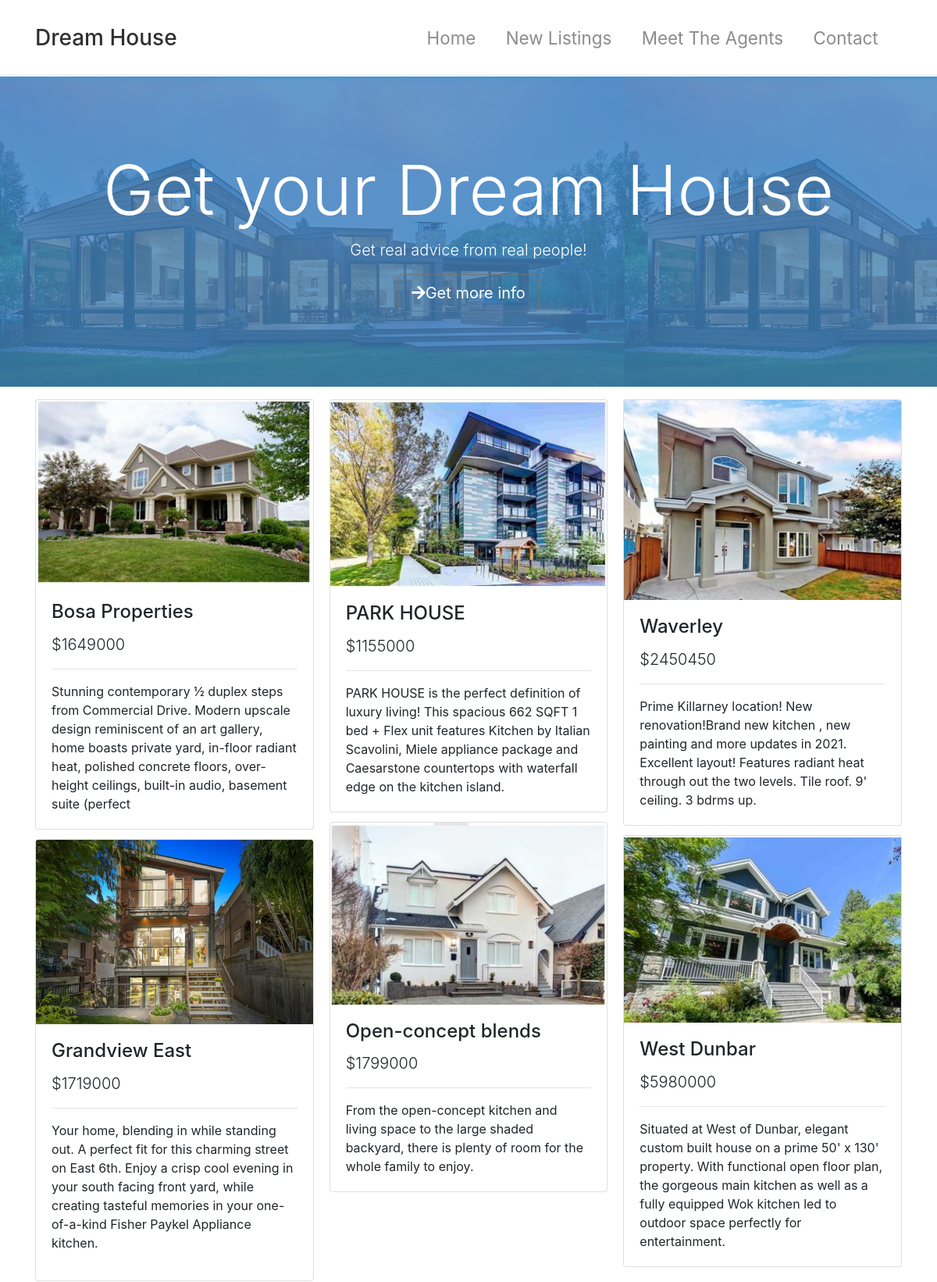
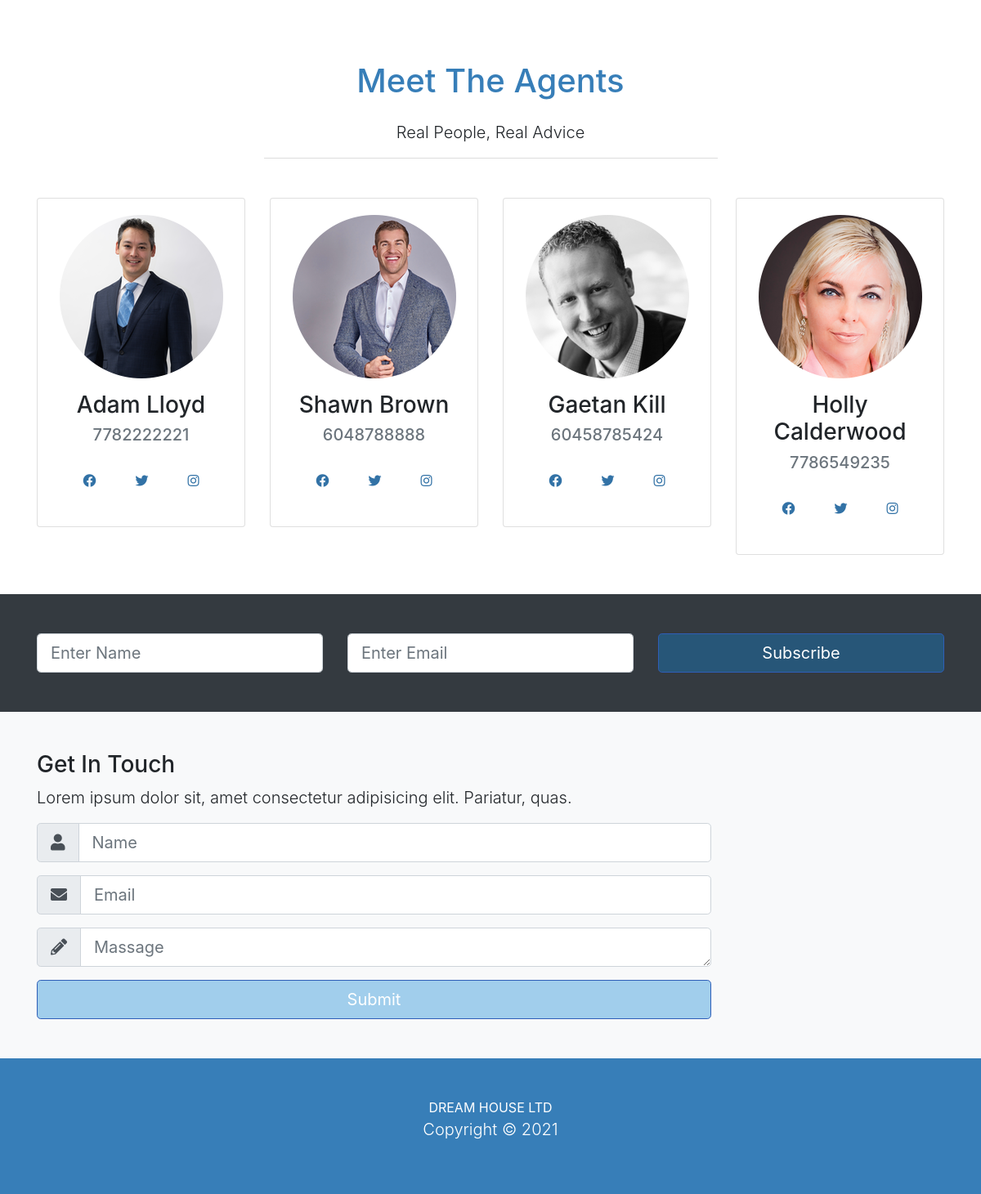
The page / on the database its author committed (2 pictures, top to bottom).
### tables this page shows
CREATE TABLE `list` (
  `id` int(8) NOT NULL,
  `name` varchar(250) NOT NULL,
  `address` varchar(250) NOT NULL,
  `bed` int(16) NOT NULL,
  `bathroom` int(16) NOT NULL,
  `price` float NOT NULL,
  `image_path` varchar(250) NOT NULL,
  `description` varchar(250) NOT NULL,
  `status` int(11) NOT NULL
);

CREATE TABLE `agent` (
  `id` int(8) NOT NULL,
  `name` varchar(250) NOT NULL,
  `phone` varchar(250) NOT NULL,
  `avatar` varchar(250) NOT NULL,
  `status` int(16) NOT NULL
);

### admin/target.php (called while the page is built, shortened)
<?php
function db_con() {
    $servername = "localhost";
    $username = "root";
    $password = "";
    $dbname = "realestate";
    $con = new mysqli($servername, $username, $password, $dbname);
    return $con;
}
function getLists(){
    $con = db_con();
    $query = "SELECT * FROM list";
    $result = mysqli_query($con, $query);
    if(mysqli_num_rows($result) > 0){
        return $result;
    }
}
function getAgents(){
    $con = db_con();
    $query = "SELECT * FROM agent";
    $result = mysqli_query($con, $query);
    if(mysqli_num_rows($result) > 0){
        return $result;
    }
}

### index.php (the view, shortened to what this page needs)
<?php
require_once ("admin/target.php");
?>
<!DOCTYPE html>
<html lang="en">
<head>
    <link rel="stylesheet" href="https://pro.fontawesome.com/releases/v5.10.0/css/all.css"/>
    <link rel="stylesheet" href="css/bootstrap.css">
    <link rel="stylesheet" href="css/style.css">
</head>
<body id="home" data-spy="scroll" data-target="#main-nav">
    <nav class="navbar navbar-expand-md navbar-light fixed-top py-4" id="main-nav">
        <div class="container">
            <a href="#home" class="navbar-brand">
                <h3 class="d-inline align-middle">Dream House</h3>
            </a>
        <div id="navbarCollapse" class="collapse navbar-collapse">
            <ul class="navbar-nav ml-auto">
                <li class="nav-item">
                    <a href="#home" class="nav-link">Home</a>
                </li>
                <li class="nav-item">
                    <a href="#listings" class="nav-link">New Listings</a>
                </li>
                <li class="nav-item">
                    <a href="#agents" class="nav-link">Meet The Agents</a>
                </li>
                <li class="nav-item">
                    <a href="#contact" class="nav-link">Contact</a>
                </li>
            </ul>
        </div>
        </div>
    </nav>
<section id="showcase" class="py-5">
    <div class="primary-overlay text-white">
        <div class="container">
            <div class="row">
                <div class="col-lg text-center">
                    <h1 class="display-2 mt-5 pt-5">
                        Get your Dream House
                    </h1>
                    <p class="lead">Get real advice from real people!</p>
                    <a href="#agents" class="btn btn-outline-secondary btn-lg text-white">
                        <i class="fas fa-arrow-right"></i>Get more info
                    </a>
                </div>
            </div>
        </div>
    </div>
</section>
<section id="listings" class="py-3">
    <div class="container">
        <div class="row">
            <div class="col">
                <div class="card-columns">
                <?php
                        $result = getLists();
                       if($result){
                            while ($row = mysqli_fetch_assoc($result)){ ?>
                    <div class="card">
                        <img src="img/<?php echo $row['image_path']; ?>" alt="" class="img-fluid card-img-top">
                        <div class="card-body">
                            <h4 class="card-title"><?php echo $row['name']; ?></h4>
                            <p class="lead"><?php echo "$".$row['price']; ?></p>
                            <hr>
                            <p class="card-text"><?php echo $row['description']; ?></p>
                        </div>
                    </div>
                    <?php
                            }
                        }
                    ?>
                </div>
            </div>
        </div>
    </div>
</section>
<section id="agents" class="my-5 text-center">
    <div class="container">
        <div class="row">
            <div class="col">
                <div class="info-header mb-5">
                    <h1 class="text-primary pb-3">
                        Meet The Agents
                    </h1>
                    <p class="lead">
                        Real People, Real Advice
                    </p>
                </div>
            </div>
        </div>
        <div class="row">
        <?php
                        $result = getAgents();
                       if($result){
                            while ($row = mysqli_fetch_assoc($result)){ ?>
            <div class="col-lg-3 col-md-6">
                <div class="card">
                    <div class="card-body">
                        <img src="img/<?php echo $row['avatar']; ?>" alt="" class="img-fluid rounded-circle-w50 mb-3">
                        <h3><?php echo $row['name']; ?></h3>
                        <h5 class="text-muted"><?php echo $row['phone']; ?></h5>
                        <div class="d-flex justify-content-center">
                            <div class="p-4">
                                <a href="#">
                                    <i class="fab fa-facebook"></i>
                                </a>
                            </div>
                            <div class="p-4">
                                <a href="#">
                                    <i class="fab fa-twitter"></i>
                                </a>
                            </div>
                            <div class="p-4">
                                <a href="#">
                                    <i class="fab fa-instagram"></i>
                                </a>
                            </div>
                        </div>
                        </div>
                </div>
            </div>
            <?php
                            }
                        }
                    ?>
        </div>
    </div>
</section>
<section id="newsletter" class="bg-dark text-white py-5">
    <div class="container">
        <div class="row">
            <div class="col-md-4">
                <input type="text" class="form-control form-control-lg mb-resp" placeholder="Enter Name">
            </div>
            <div class="col-md-4">
                <input type="email" class="form-control form-control-lg mb-resp" placeholder="Enter Email">
            </div>
            <div class="col-md-4">
                <button class="btn btn-primary btn-lg btn-block">
                    <i class="fas fa-envelope-open-o"></i>Subscribe
                </button>
            </div>
        </div>
    </div>
</section>
<section id="contact" class="bg-light py-5">
    <div class="container">
        <div class="row">
            <div class="col-lg-9">
                <h3>Get In Touch</h3>
                <p class="lead">Lorem ipsum dolor sit, amet consectetur adipisicing elit. Pariatur, quas.</p>
                <form>
                    <div class="input-group input-group-lg mb-3">
                        <div class="input-group-prepend">
                            <span class="input-group-text">
                                <i class="fas fa-user"></i>
                            </span>
                        </div>
                        <input type="text" class="form-control" placeholder="Name">
                    </div>
                    <div class="input-group input-group-lg mb-3">
                        <div class="input-group-prepend">
                            <span class="input-group-text">
                                <i class="fas fa-envelope"></i>
                            </span>
                        </div>
                        <input type="text" class="form-control" placeholder="Email">
                    </div>
                    <div class="input-group input-group-lg mb-3">
                        <div class="input-group-prepend">
                            <span class="input-group-text">
                                <i class="fas fa-pencil-alt"></i>
                            </span>
                        </div>
                        <textarea type="text" class="form-control" placeholder="Massage" rows="5"></textarea>
                    </div>
                    <input type="submit" class="btn btn-primary btn-block btn-lg">
                </form>
            </div>
            <div class="col-lg-3 align-self-center">
            </div>
        </div>
    </div>
</section>
<footer id="main-footer" class="py-5 bg-primary text-white">
    <div class="container">
        <div class="row text-center">
            <div class="col-md ml-auto">
                DREAM HOUSE LTD
                <p class="lead">
                    Copyright &copy; 2021
                </p>
            </div>
        </div>
    </div>
</footer>
</body>
</html>

### css/style.css (style rules this page uses)
body { margin-top: 95px; }
.navbar { box-shadow: 2px 2px 5px #3f96cf; opacity: 0.9; background: #fff; }
.navbar .nav-item { font-size: 1.4rem; padding-right: 1.4rem; }
#showcase { position: relative; background: url("../img/house.jpg"); min-height: 400px; }
#showcase .primary-overlay { background: rgba(66, 131, 192, 0.8); position: absolute; top: 0; left: 0; width: 100%; height: 100%; }
.info-header { width: 50%; margin: auto; border-bottom: 1px #ddd solid; }

### rows shown on the page
list: image_path (picture), name "Bosa Properties", price "1649000", description "Stunning contemporary ½ duplex steps from Commercial Drive. Modern upscale design reminiscent of an art gallery, home boasts private yard, in-floor radiant heat, polished concrete floors, over-height ceilings, built-in audio, basement suite (perfect"
list: image_path (picture), name "Grandview East", price "1719000", description "Your home, blending in while standing out. A perfect fit for this charming street on East 6th. Enjoy a crisp cool evening in your south facing front yard, while creating tasteful memories in your one-of-a-kind Fisher Paykel Appliance kitchen."
list: image_path (picture), name "PARK HOUSE", price "1155000", description "PARK HOUSE is the perfect definition of luxury living! This spacious 662 SQFT 1 bed + Flex unit features Kitchen by Italian Scavolini, Miele appliance package and Caesarstone countertops with waterfall edge on the kitchen island."
list: image_path (picture), name "Open-concept blends", price "1799000", description "From the open-concept kitchen and living space to the large shaded backyard, there is plenty of room for the whole family to enjoy."
list: image_path (picture), name "Waverley", price "2450450", description "Prime Killarney location! New renovation!Brand new kitchen , new painting and more updates in 2021. Excellent layout! Features radiant heat through out the two levels. Tile roof. 9' ceiling. 3 bdrms up."
list: image_path (picture), name "West Dunbar", price "5980000", description "Situated at West of Dunbar, elegant custom built house on a prime 50' x 130' property. With functional open floor plan, the gorgeous main kitchen as well as a fully equipped Wok kitchen led to outdoor space perfectly for entertainment."
agent: avatar (picture), name "Adam Lloyd", phone "7782222221"
agent: avatar (picture), name "Shawn Brown", phone "6048788888"
agent: avatar (picture), name "Gaetan Kill", phone "60458785424"
agent: avatar (picture), name "Holly Calderwood", phone "7786549235"
